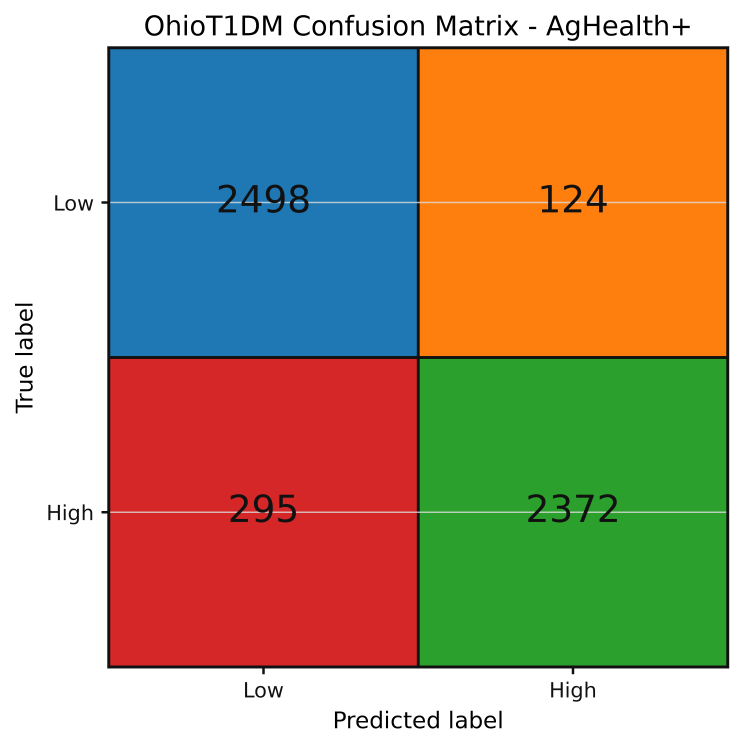
#> input picture evaluation/figures/real/ohiot1dm_confusion_matrix_best.png, 2971 x 2995 px (shown at 1/4 size); its folder holds 3 pictures in this run
$ python check_figures.py
#> lines starting #> are read from the running program, lines starting #| are printed output that depends on the picture
#> in make_sheet, `sheet = Image.new("RGB", (COLS * THUMB[0], rows * THUMB[1]), "white")`: sheet: PIL image 1040x720 RGB; every value is 255
from pathlib import Path

from PIL import Image, ImageDraw


FIG = Path(__file__).resolve().parents[1] / "evaluation" / "figures" / "real"
GROUPS = ["ohiot1dm", "wesad", "ppg_dalia"]
THUMB = (520, 360)
COLS = 2


def tile_image(path):
    image = Image.open(path).convert("RGB")
    image.thumbnail((THUMB[0] - 20, THUMB[1] - 60))
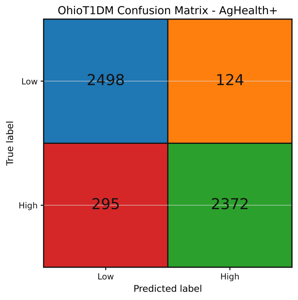
#> image: PIL image 298x300 RGB; mean R, G, B 167, 150.4, 122.5
    canvas = Image.new("RGB", THUMB, "white")
#> canvas: PIL image 520x360 RGB; every value is 255
    canvas.paste(image, ((THUMB[0] - image.width) // 2, 20))
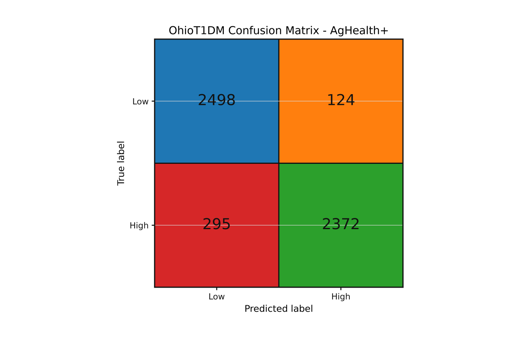
#> canvas: PIL image 520x360 RGB; mean R, G, B 213, 205.1, 191.7
    draw = ImageDraw.Draw(canvas)
    draw.text((10, THUMB[1] - 28), path.name, fill=(0, 0, 0))
    return canvas


def make_sheet(group):
    files = sorted(path for path in FIG.glob(f"{group}_*.png") if "contact_sheet" not in path.name)
    rows = (len(files) + COLS - 1) // COLS
    sheet = Image.new("RGB", (COLS * THUMB[0], rows * THUMB[1]), "white")
    for i, path in enumerate(files):
        sheet.paste(tile_image(path), ((i % COLS) * THUMB[0], (i // COLS) * THUMB[1]))
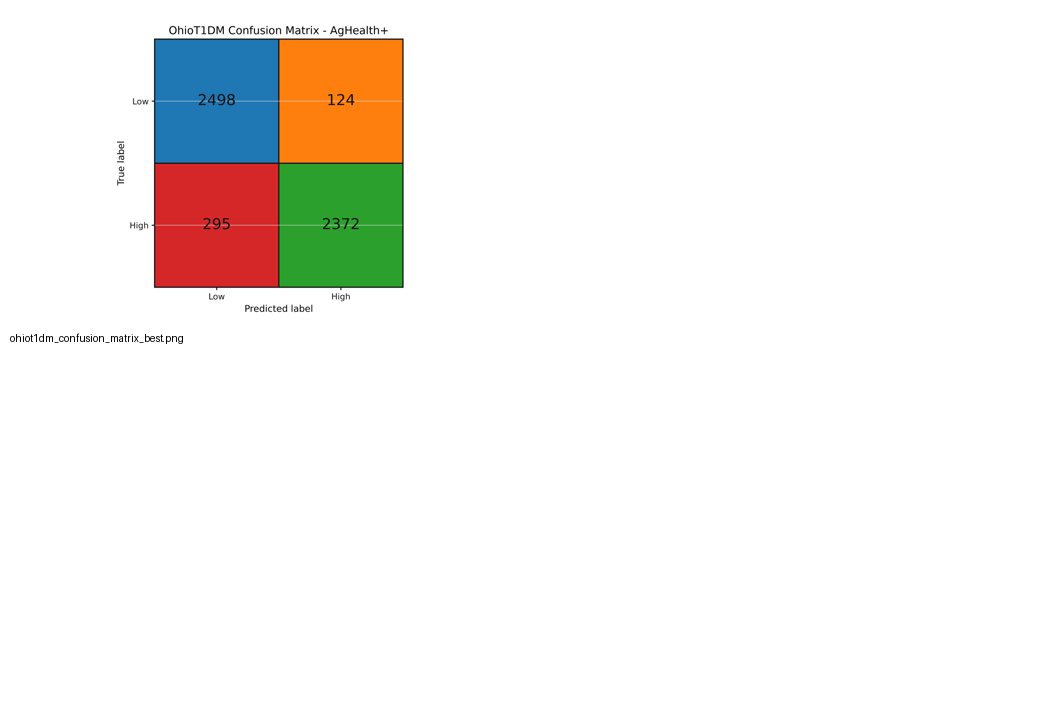
#> sheet: PIL image 1040x720 RGB; mean R, G, B 244.4, 242.4, 239
    out = FIG / f"{group}_contact_sheet.png"
    sheet.save(out)
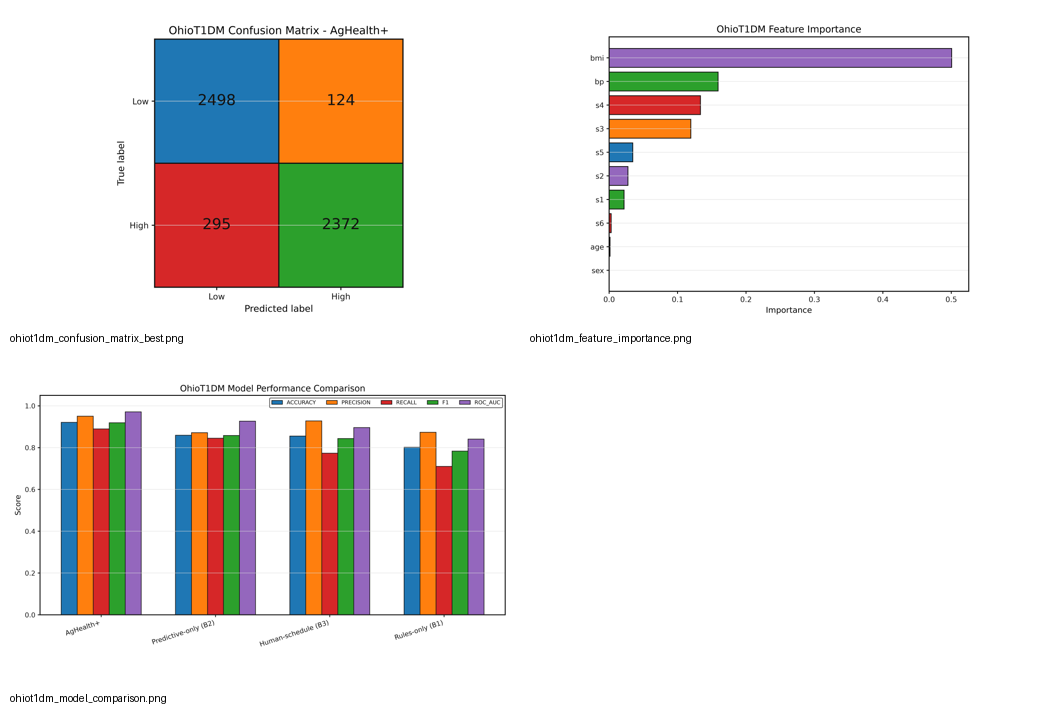
#> saved as ohiot1dm_contact_sheet.png: PIL image 1040x720 RGB; mean R, G, B 230.9, 226.2, 221.9
    return out


def main():
    for group in GROUPS:
        out = make_sheet(group)
        print(out.name)
#| ohiot1dm_contact_sheet.png


if __name__ == "__main__":
#> (the run stopped early here; a loop or call above may not have finished)
